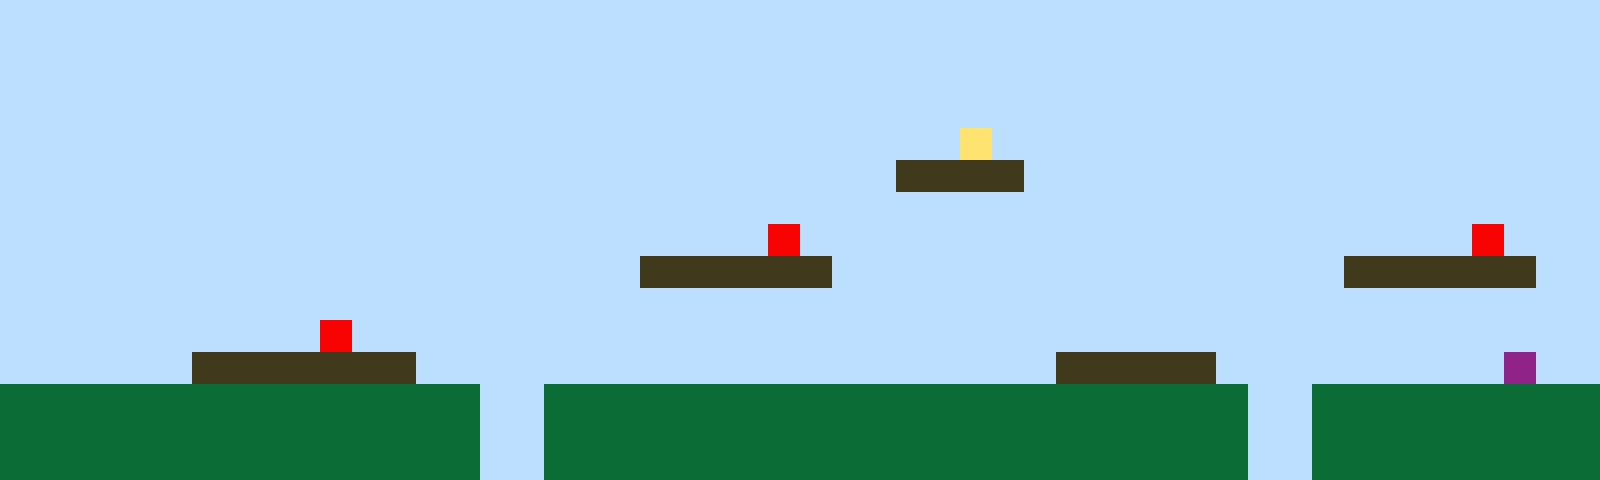

A level layout from a 2D game, rendered from its tile map. Below: a short description, then the map file with its tile-grid data intact:
An orthogonal 50x15 tile map with 32x32 px tiles, 1 tile layer (Tile Layer 1).

<map version="1.10" tiledversion="1.11.2" orientation="orthogonal" renderorder="right-up" width="50" height="15" tilewidth="32" tileheight="32" infinite="0" nextlayerid="2" nextobjectid="1"><editorsettings><export target="map1.csv" format="csv" /></editorsettings><tileset firstgid="1" name="sprites" tilewidth="32" tileheight="32" tilecount="6" columns="3"><image source="sprites.png" width="96" height="64" /></tileset><layer id="1" name="Tile Layer 1" width="50" height="15"><data encoding="csv">1,1,1,1,1,1,1,1,1,1,1,1,1,1,1,1,1,1,1,1,1,1,1,1,1,1,1,1,1,1,1,1,1,1,1,1,1,1,1,1,1,1,1,1,1,1,1,1,1,1,1,1,1,1,1,1,1,1,1,1,1,1,1,1,1,1,1,1,1,1,1,1,1,1,1,1,1,1,1,1,1,1,1,1,1,1,1,1,1,1,1,1,1,1,1,1,1,1,1,1,1,1,1,1,1,1,1,1,1,1,1,1,1,1,1,1,1,1,1,1,1,1,1,1,1,1,1,1,1,1,1,1,1,1,1,1,1,1,1,1,1,1,1,1,1,1,1,1,1,1,1,1,1,1,1,1,1,1,1,1,1,1,1,1,1,1,1,1,1,1,1,1,1,1,1,1,1,1,1,1,1,1,1,1,1,1,1,1,1,1,1,1,1,1,1,1,1,1,1,1,1,1,1,1,1,1,1,1,1,1,1,1,1,1,1,1,1,1,1,1,1,1,1,1,1,1,1,1,1,1,4,1,1,1,1,1,1,1,1,1,1,1,1,1,1,1,1,1,1,1,1,1,1,1,1,1,1,1,1,1,1,1,1,1,1,1,1,1,1,1,1,1,1,1,1,1,1,1,3,3,3,3,1,1,1,1,1,1,1,1,1,1,1,1,1,1,1,1,1,1,1,1,1,1,1,1,1,1,1,1,1,1,1,1,1,1,1,1,1,1,1,1,1,1,1,1,1,1,1,1,1,1,1,1,1,1,1,1,1,1,1,1,1,1,1,1,1,1,1,1,1,1,1,1,1,1,1,1,1,1,1,1,1,1,1,1,1,1,1,1,1,1,1,1,5,1,1,1,1,1,1,1,1,1,1,1,1,1,1,1,1,1,1,1,1,1,5,1,1,1,1,1,1,1,1,1,1,1,1,1,1,1,1,1,1,1,1,1,1,1,3,3,3,3,3,3,1,1,1,1,1,1,1,1,1,1,1,1,1,1,1,1,3,3,3,3,3,3,1,1,1,1,1,1,1,1,1,1,1,1,1,1,1,1,1,1,1,1,1,1,1,1,1,1,1,1,1,1,1,1,1,1,1,1,1,1,1,1,1,1,1,1,1,1,1,1,1,1,1,1,1,1,1,1,1,1,1,1,1,1,5,1,1,1,1,1,1,1,1,1,1,1,1,1,1,1,1,1,1,1,1,1,1,1,1,1,1,1,1,1,1,1,1,1,1,1,1,1,1,1,1,1,1,1,1,1,3,3,3,3,3,3,3,1,1,1,1,1,1,1,1,1,1,1,1,1,1,1,1,1,1,1,1,3,3,3,3,3,1,1,1,1,1,1,1,1,1,6,1,1,2,2,2,2,2,2,2,2,2,2,2,2,2,2,2,1,1,2,2,2,2,2,2,2,2,2,2,2,2,2,2,2,2,2,2,2,2,2,2,1,1,2,2,2,2,2,2,2,2,2,2,2,2,2,2,2,2,2,2,2,2,2,2,2,2,1,1,2,2,2,2,2,2,2,2,2,2,2,2,2,2,2,2,2,2,2,2,2,2,1,1,2,2,2,2,2,2,2,2,2,2,2,2,2,2,2,2,2,2,2,2,2,2,2,2,1,1,2,2,2,2,2,2,2,2,2,2,2,2,2,2,2,2,2,2,2,2,2,2,1,1,2,2,2,2,2,2,2,2,2</data></layer></map>
